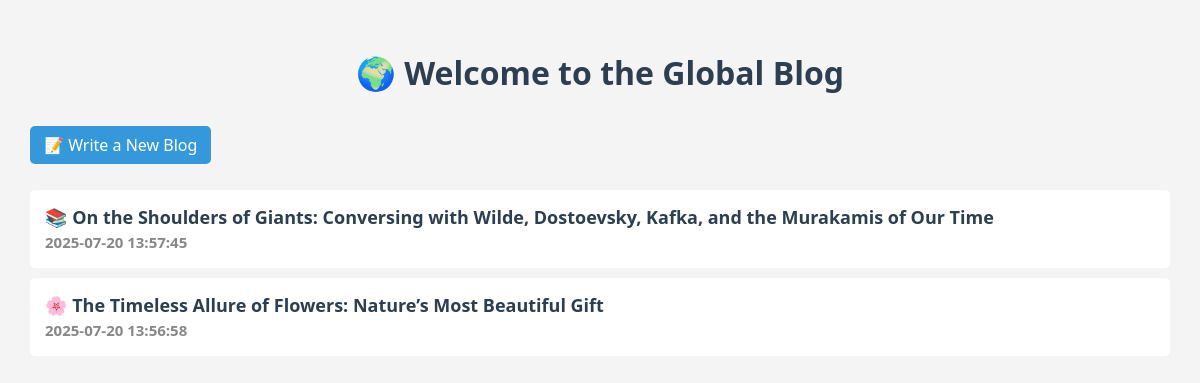
The page / on the database its author committed.
### tables this page shows
CREATE TABLE posts (
                id INTEGER PRIMARY KEY AUTOINCREMENT,
                title TEXT NOT NULL,
                content TEXT NOT NULL,
                timestamp TEXT NOT NULL
            );

### app.py (the view)
@app.route('/')
def index():
    conn = sqlite3.connect(DB_PATH)
    c = conn.cursor()
    c.execute("SELECT * FROM posts ORDER BY timestamp DESC")
    posts = c.fetchall()
    conn.close()
    return render_template('index.html', posts=posts)

### templates/index.html (shortened to what this page needs)
<!DOCTYPE html>
<html>
<head>
    <link rel="stylesheet" href="{{ url_for('static', filename='style.css') }}">
</head>
<body>
    <h1>🌍 Welcome to the Global Blog</h1>
    <a class="link-button" href="/new">📝 Write a New Blog</a>
    <ul>
        {% for post in posts %}
            <li>
                <a href="{{ url_for('show_post', post_id=post[0]) }}">
                    {{ post[1] }} <br>
                    <small>{{ post[3] }}</small>
                </a>
            </li>
        {% else %}
            <li>No posts yet.</li>
        {% endfor %}
    </ul>
</body>
</html>

### static/style.css (style rules this page uses)
body { font-family: 'Segoe UI', Tahoma, Geneva, Verdana, sans-serif; margin: 0; padding: 30px; background-color: #f4f4f4; color: #333; }
h1 { text-align: center; color: #2c3e50; }
a { text-decoration: none; color: inherit; }
a.link-button { display: inline-block; padding: 8px 14px; background-color: #3498db; color: white; border-radius: 5px; margin: 10px 0; text-align: center; transition: background-color 0.3s; }
ul { list-style-type: none; padding: 0; }
li { background-color: white; padding: 15px; margin: 10px 0; border-radius: 5px; transition: transform 0.2s; }
li a { color: #2c3e50; font-size: 18px; font-weight: bold; }
small { color: #888; }

### rows shown on the page
posts: title "📚 On the Shoulders of Giants: Conversing with Wilde, Dostoevsky, Kafka, and the Murakamis of Our Time", timestamp "2025-07-20 13:57:45"
posts: title "🌸 The Timeless Allure of Flowers: Nature’s Most Beautiful Gift", timestamp "2025-07-20 13:56:58"
